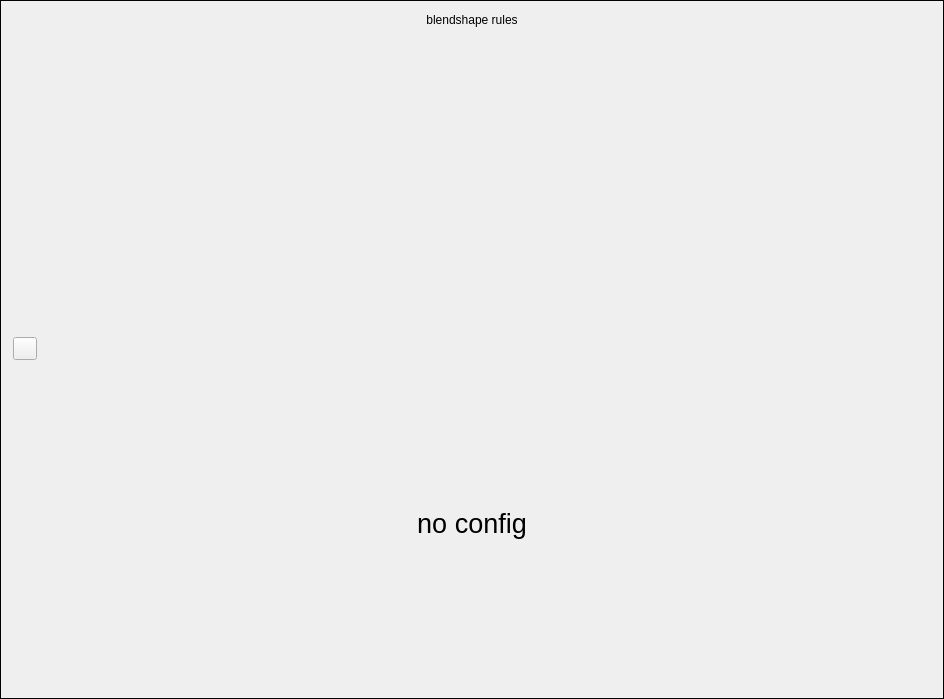
<?xml version="1.0" encoding="UTF-8"?>
<ui version="4.0">
 <class>BlendshapeRulesWidget</class>
 <widget class="QWidget" name="BlendshapeRulesWidget">
  <property name="geometry">
   <rect>
    <x>0</x>
    <y>0</y>
    <width>944</width>
    <height>699</height>
   </rect>
  </property>
  <property name="windowTitle">
   <string>Form</string>
  </property>
  <layout class="QVBoxLayout" name="verticalLayout">
   <property name="leftMargin">
    <number>0</number>
   </property>
   <property name="topMargin">
    <number>0</number>
   </property>
   <property name="rightMargin">
    <number>0</number>
   </property>
   <property name="bottomMargin">
    <number>0</number>
   </property>
   <item>
    <widget class="QFrame" name="blenshapeRulesFrame">
     <property name="frameShape">
      <enum>QFrame::Box</enum>
     </property>
     <property name="frameShadow">
      <enum>QFrame::Plain</enum>
     </property>
     <layout class="QVBoxLayout" name="verticalLayout_4">
      <property name="leftMargin">
       <number>12</number>
      </property>
      <property name="topMargin">
       <number>12</number>
      </property>
      <property name="rightMargin">
       <number>12</number>
      </property>
      <property name="bottomMargin">
       <number>12</number>
      </property>
      <item>
       <widget class="QLabel" name="titleLabel">
        <property name="text">
         <string>blendshape rules</string>
        </property>
        <property name="alignment">
         <set>Qt::AlignCenter</set>
        </property>
        <property name="margin">
         <number>10</number>
        </property>
       </widget>
      </item>
      <item>
       <widget class="QScrollArea" name="blenshapeRulesScrollArea">
        <property name="frameShape">
         <enum>QFrame::NoFrame</enum>
        </property>
        <property name="frameShadow">
         <enum>QFrame::Plain</enum>
        </property>
        <property name="widgetResizable">
         <bool>true</bool>
        </property>
        <property name="alignment">
         <set>Qt::AlignCenter</set>
        </property>
        <widget class="QWidget" name="blenshapeRulesScrollAreaWidgetContents">
         <property name="geometry">
          <rect>
           <x>0</x>
           <y>0</y>
           <width>918</width>
           <height>629</height>
          </rect>
         </property>
         <layout class="QVBoxLayout" name="verticalLayout_2">
          <property name="spacing">
           <number>0</number>
          </property>
          <property name="leftMargin">
           <number>0</number>
          </property>
          <property name="topMargin">
           <number>0</number>
          </property>
          <property name="rightMargin">
           <number>0</number>
          </property>
          <property name="bottomMargin">
           <number>0</number>
          </property>
          <item>
           <widget class="QWidget" name="blenshapeRulesConfigWidget" native="true">
            <layout class="QVBoxLayout" name="verticalLayout_3">
             <property name="spacing">
              <number>0</number>
             </property>
             <property name="leftMargin">
              <number>0</number>
             </property>
             <property name="topMargin">
              <number>0</number>
             </property>
             <property name="rightMargin">
              <number>0</number>
             </property>
             <property name="bottomMargin">
              <number>0</number>
             </property>
             <item>
              <layout class="QVBoxLayout" name="blendshapeRulesVerticalLayout">
               <property name="spacing">
                <number>5</number>
               </property>
               <property name="bottomMargin">
                <number>0</number>
               </property>
              </layout>
             </item>
             <item>
              <spacer name="verticalSpacer_2">
               <property name="orientation">
                <enum>Qt::Vertical</enum>
               </property>
               <property name="sizeType">
                <enum>QSizePolicy::MinimumExpanding</enum>
               </property>
               <property name="sizeHint" stdset="0">
                <size>
                 <width>20</width>
                 <height>5</height>
                </size>
               </property>
              </spacer>
             </item>
             <item>
              <layout class="QHBoxLayout" name="blendshapeRuleButtonsLayout">
               <property name="topMargin">
                <number>0</number>
               </property>
               <item>
                <widget class="QToolButton" name="addBlenshapeRuleToolButton">
                 <property name="text">
                  <string/>
                 </property>
                </widget>
               </item>
               <item>
                <spacer name="horizontalSpacer_2">
                 <property name="orientation">
                  <enum>Qt::Horizontal</enum>
                 </property>
                 <property name="sizeHint" stdset="0">
                  <size>
                   <width>40</width>
                   <height>20</height>
                  </size>
                 </property>
                </spacer>
               </item>
              </layout>
             </item>
            </layout>
           </widget>
          </item>
          <item>
           <widget class="QLabel" name="noConfigLabel">
            <property name="sizePolicy">
             <sizepolicy hsizetype="Preferred" vsizetype="MinimumExpanding">
              <horstretch>0</horstretch>
              <verstretch>0</verstretch>
             </sizepolicy>
            </property>
            <property name="font">
             <font>
              <pointsize>20</pointsize>
             </font>
            </property>
            <property name="text">
             <string>no config</string>
            </property>
            <property name="alignment">
             <set>Qt::AlignCenter</set>
            </property>
           </widget>
          </item>
         </layout>
        </widget>
       </widget>
      </item>
     </layout>
    </widget>
   </item>
  </layout>
 </widget>
 <resources/>
 <connections/>
</ui>
